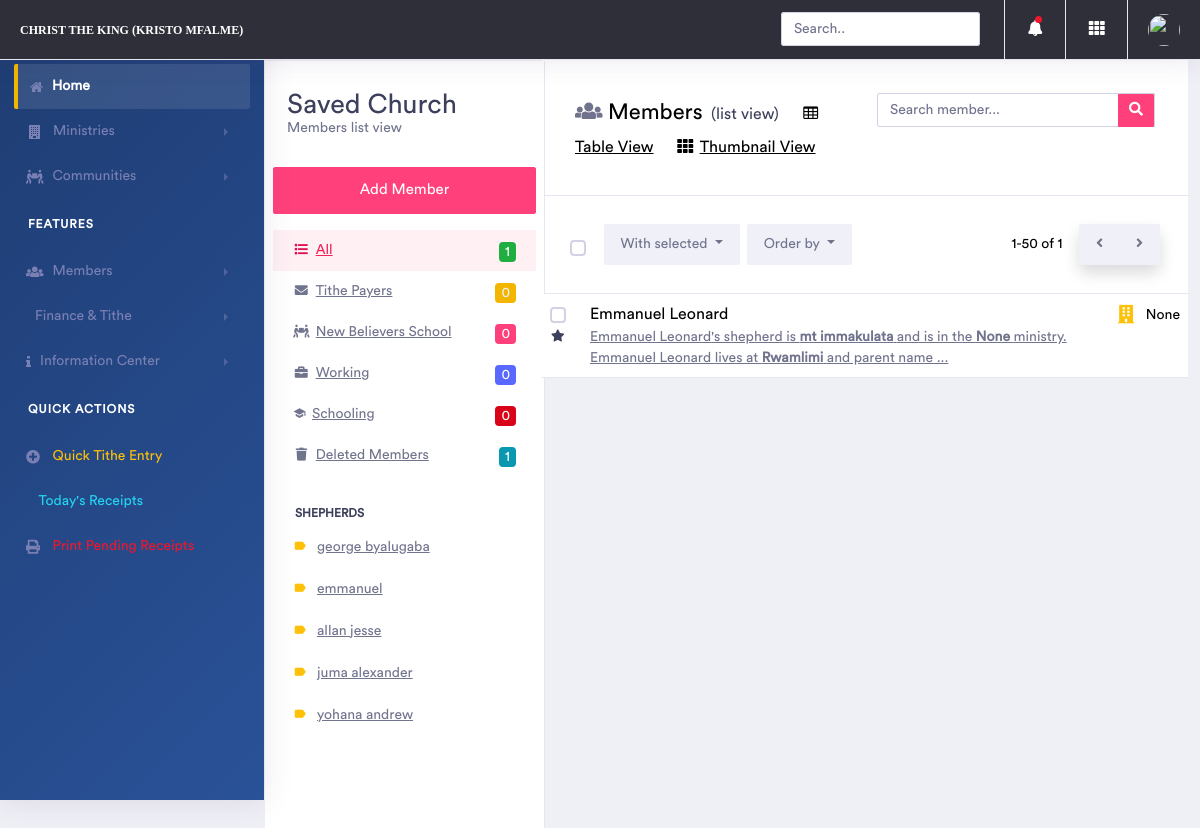
The page /members/list/ (signed in) on the database its author committed.
### member/models.py (models this page shows, shortened)
class CommunityLeader(models.Model):
    RANK_CHOICES = [
        ('CHAIR PERSON','chair person'),
        ('VICE CHAIR', 'Vice Chair'),
        ('SECRETARY', 'Secretary'),
        ('VICE SECRETARY', 'Vice Secretary'),
        ('ACCOUNTANT', 'Accountant'),
        ('CHAIRPERSON', 'Chairperson'),  # Added chairperson
    ]
    community_name = models.ForeignKey(Community, on_delete=models.CASCADE, related_name='leaders', null=True)
    name = models.CharField(max_length=250 , null=True)
    leader = models.CharField(max_length=255, choices=RANK_CHOICES, null=True)
    description = models.TextField(blank=True)
    phone = PhoneNumberField(max_length=255,blank=True, null=True)
    class Meta:
        unique_together = ['community_name', 'leader']  # Prevent duplicate positions in same community

class Member(models.Model):
    name = models.CharField(max_length=255)
    code = models.TextField(help_text="001PT", null= True)
    active = models.BooleanField(default= True)
    shepherd = models.ForeignKey(Community, on_delete=models.CASCADE, null=True, blank=True)
    ministry = models.ForeignKey(Ministry, on_delete=models.CASCADE, null=True, blank=True)
    telephone =PhoneNumberField(max_length=255, null=True, help_text=' Eg. +255 ')
    location = models.CharField(max_length=255)
    fathers_name = models.CharField(max_length=255, null=True, blank=True)
    mothers_name = models.CharField(max_length=255, null=True, blank=True)
    guardians_name = models.CharField(max_length=255, null=True, blank=True)
    new_believer_school = models.BooleanField()
    pays_tithe = models.BooleanField(default=False)
    working = models.BooleanField(default=False)
    schooling = models.BooleanField(default=False)
    picture = models.ImageField(upload_to=upload_image_path, null=True, blank=True)
    objects = MemberManager()

class Community(models.Model):
    name = models.CharField(max_length=255, unique=True)
    created_at = models.DateTimeField(auto_now_add=True)
    updated_at = models.DateTimeField(auto_now=True)
    def __str__(self):
        return self.name

### member/views.py (the view)
# urls.py: path('list/', list_members, name="list_members"),
@login_required
def list_members(request):
    template = "members/list.html"
    members = Member.objects.active()
    shepherds = CommunityLeader.objects.all()
    ministries = Ministry.objects.all()
    profile = UserProfile.objects.get_or_create(user=request.user)
    context = {
        "profile": profile,
        "members": members, "shepherds": shepherds, "ministries": ministries, "total": len(members),
        "total_tithe": len(Member.objects.pays_tithe()),
        "total_new_believers": len(Member.objects.new_believer_school()),
        "total_schooling": len(Member.objects.schooling()),
        "total_working": len(Member.objects.working()),
        "total_delete": len(members),
        "status": "all"
    }
    return render(request, template, context)

### member/models.py (called while the page is built)
    def active(self):
        qs = self.get_queryset().filter(active=True)
        return qs

    def new_believer_school(self):
        return self.active().filter(new_believer_school=True)

    def pays_tithe(self):
        return self.active().filter(pays_tithe=True)

    def working(self):
        return self.active().filter(working=True)

    def schooling(self):
        return self.active().filter(schooling=True)

### templates/members/list.html (shortened to what this page needs)
{% extends 'base.html' %}
{% block content %}
    <div class="dashboard-wrapper">
        <div class="container-fluid table">
                <aside class="page-aside">
                    <div class="aside-content">
                        <div class="aside-header">
                            <button class="navbar-toggle" data-target=".aside-nav" data-toggle="collapse" type="button"><span class="icon"></span></button><span class="title">Saved Church</span>
                            <p class="description">Members list view </p>
                        </div>
                        <div class="aside-compose"><a class="btn btn-lg btn-secondary btn-block" href="{% url 'add_member' %}">Add Member</a></div>
                        <div class="aside-nav collapse">
                            <ul class="nav">
                                <li class="{% if status %}active{% endif %}"><a href="{% url 'list_members' %}"><span class="icon"><i class="fas fa-fw fa-list"></i></span>All<span class="badge badge-success float-right">{{ total }}</span></a></li>
                                <li class="{% if tithe %}active{% endif %}"><a href="{% url 'get_members_by_statuses' 'tithe' %}"><span class="icon"><i class="fas fa-fw  fa-envelope"></i></span>Tithe Payers <span class="badge badge-warning float-right text-light">{{ total_tithe }}</span></a></li>
                                <li class="{% if new_believers %}active{% endif %}"><a href="{% url 'get_members_by_statuses' 'new_believers' %}"><span class="icon"><i class="fas fa-fw fa-people-carry"></i></span>New Believers School<span class="badge badge-secondary float-right">{{ total_new_believers }}</span></a></li>
                                <li class="{% if working %}active{% endif %}"><a href="{% url 'get_members_by_statuses' 'working' %}"><span class="icon"><i class="fas fa-fw fa-briefcase"></i></span>Working<span class="badge badge-primary float-right">{{ total_working }}</span></a></li>
                                <li class="{% if schooling %}active{% endif %}"><a href="{% url 'get_members_by_statuses' 'schooling' %}"><span class="icon"><i class="mdi mdi-school"></i></span>Schooling<span class="badge badge-danger float-right">{{ total_schooling }}</a></li>
                                <li class="{{ active }}"><a href="{% url 'list_deleted_members' %}"><span class="icon"><i class="fas fa-fw fa-trash"></i></span>Deleted Members <span class="badge badge-info float-right">{{ total_delete }}</span></a></li>
                            </ul><span class="title">Shepherds</span>
                            <ul class="nav nav-pills nav-stacked">
                                {% for shepherd in shepherds %}
                                <li class="{% if shepherd_name %}active{% endif %}">
                                    <a href="{% url 'get_members_by_shepherd' shepherd.name %}" id="{{ shepherd.pk }}">
                                        <i class="m-r-10 mdi mdi-label text-warning"></i>{{ shepherd.name }}
                                    </a>
                                </li>
                                {% endfor %}
                            </ul>
                        </div>
                    </div>
                </aside>
                <div class="main-content container-fluid p-0">
                    <div class="email-inbox-header">
                        <div class="row">
                            <div class="col-lg-6">
                                <div class="email-title">
                                    <span class="icon"><i class="fas fa-users"></i></span> Members <span class="new-messages">(list view)</span>
                                    <a href="{% url 'table_members' %}" class="ml-3 h6"><i class="mr-1 fa fa-fw fa-table"></i>Table View</a>
                                    <a href="{% url 'thumbnail_members' %}" class="ml-3 h6"><i class="mr-1 fas fa-fw fa-th"></i>Thumbnail View</a>
                                </div>
                            </div>
                            <div class="col-lg-6">
                                <div class="email-search">
                                    <form action="{% url 'search_members' %}" method="get">
                                        <div class="input-group input-search">
                                            <input class="form-control" type="text" placeholder="Search member..." name="q"><span class="input-group-btn">
                                            <button class="btn btn-secondary" type="submit"><i class="fas fa-search"></i></button></span>
                                        </div>
                                    </form>
                                </div>
                            </div>
                        </div>
                    </div>
                    <div class="email-filters">
                        <div class="email-filters-left">
                            <div class="btn-group">
                                <button class="btn btn-light dropdown-toggle" data-toggle="dropdown" type="button">
                                    With selected </button>
                            </div>
                            <div class="btn-group">
                                <button class="btn btn-light dropdown-toggle" data-toggle="dropdown" type="button">Order by </button>
                            </div>
                        </div>
                        <div class="email-filters-right"><span class="email-pagination-indicator">1-50 of {{ total }}</span>
                            <div class="btn-group email-pagination-nav shadow">
                                <button class="btn btn-light" type="button"><i class="fas fa-angle-left"></i></button>
                                <button class="btn btn-light" type="button"><i class="fas fa-angle-right"></i></button>
                            </div>
                        </div>
                    </div>
                    <div class="email-list">
                        {% for member in members %}
                            <div class="email-list-item">
                                <div class="email-list-actions">
                                    <label class="custom-control custom-checkbox">
                                    </label><a class="favorite active" href="#"><span><i class="fas fa-star text-dark"></i></span></a>
                                </div>
                                <div class="email-list-detail"><span class="date float-right"><span class="icon"><i class="fas fa-building text-warning"></i> </span>{{ member.ministry }}</span><span class="from">{{ member.name }}</span>
                                    <a href="{% url 'detail_member' member.pk %}">
                                        <p class="msg">
                                            {{ member.name }}'s shepherd is <b>{{ member.shepherd }}</b> and is in the <b>{{ member.ministry }}</b> ministry. {{ member.name }}
                                        lives at <b>{{ member.location }}</b> and parent name ...
                                        </p>
                                    </a>
                                </div>
                            </div>
                        {% endfor %}
                    </div>
                </div>
            </div>
{% endblock content %}

### templates/base.html (style rules this page uses)
.badge.float-right { font-size: 10px; margin-top: 2px; }

### rows shown on the page
CommunityLeader: name "george byalugaba"
CommunityLeader: name "emmanuel"
CommunityLeader: name "allan jesse"
CommunityLeader: name "juma alexander"
CommunityLeader: name "yohana andrew"
Member: ministry "None", name "Emmanuel Leonard", shepherd "mt immakulata", location "Rwamlimi"

### other values the page prints
{{ total }} "1"
{{ total_tithe }} "0"
{{ total_new_believers }} "0"
{{ total_working }} "0"
{{ total_schooling }} "0"
{{ total_delete }} "1"
